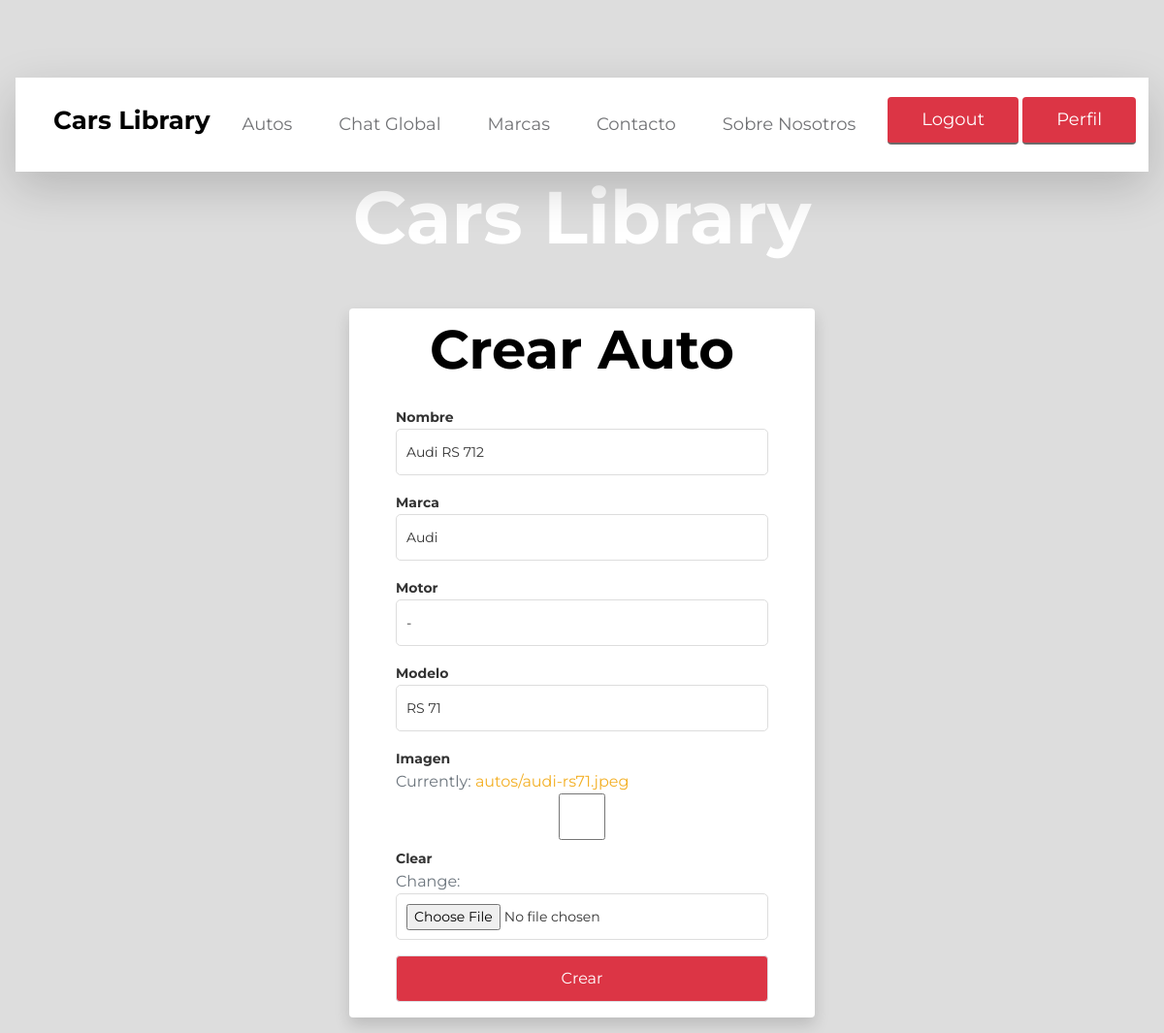
/autos/autos/actualizar/14 (signed in), run on the app's committed database.
### PaginaAutos/models.py (models this page shows)
class Auto(models.Model):
    nombre = models.CharField(max_length=100)
    marca = models.CharField(max_length=100)
    modelo = models.CharField(max_length=100)
    motor = models.CharField(max_length=100)
    imagen = models.ImageField(upload_to="autos", null=True, blank=True)

### PaginaAutos/views.py (the view)
# urls.py: path('autos/actualizar/<pk>', AutosUpdate.as_view(), name="autos-update"),
class AutosUpdate(PermissionRequiredMixin, UpdateView):
    permission_required = 'can_change_imagen_auto'
    model= Auto
    success_url = '/autos/modelos'
    fields = ['nombre', 'marca', 'motor', 'modelo', 'imagen']

### PaginaAutos/templates/PaginaAutos/auto_form.html (shortened to what this page needs)
{% extends 'PaginaAutos/index.html'%}
{% block contenido %}
{% load static %}
<form method="post" enctype="multipart/form-data">
    <link rel="stylesheet" href="{% static 'PaginaAutos/css/formularios.css' %}">
    <div class="d-flex justify-content-center align-items-center">
        <div class="pe-5 ps-5 rounded bg-white text-secondary shadow" style="width: 30rem">
            <center><h2 class="text-black">Crear Auto</h2></center>
            {% for field in form %}
            <div class="mt-3">
                <label>{{ field.label }}</label><br>
                {{ field }}
            </div>
            {% endfor %}
            <div class="d-flex gap-2 justify-content-center mt-3 mb-3">
                <input type="submit" class="btn btn-danger border" value="Crear">
            </div>
        </div>
    </div>
</form>
{% endblock %}

### PaginaAutos/static/PaginaAutos/css/tooplate-crispy-kitchen.css (style rules this page uses)
:root { --white-color: #FFFFFF; --primary-color: #f44749; --secondary-color: #f3af24; --section-bg-color: #F9F9F9; --dark-color: #000000; --title-color: #565758; --news-title-color: #292828; --p-color: #717275; --border-color: #eaeaea; --border-radius-default: .25rem; --body-font-family: 'Montserrat', sans-serif; --h1-font-size: 76px; --h2-font-size: 56px; --h3-font-size: 42px; --h4-font-size: 28px; --h5-font-size: 26px; --h6-font-size: 22px; --p-font-size: 18px; --menu-font-size: 18px; --category-font-size: 14px; --font-weight-light: 300; --font-weight-normal: 400; --font-weight-semibold: 600; --font-weight-bold: 700; }
body { background: var(--white-color); font-family: var(--body-font-family); position: relative; }
h2, h3, h4, h5, h6 { color: var(--dark-color); line-height: inherit; }
h1, h2, h3, h4, h5, h6 { font-weight: var(--font-weight-semibold); }
h1, h2 { font-weight: var(--font-weight-bold); }
h2 { font-size: var(--h2-font-size); }
a, button { touch-action: manipulation; transition: all 0.3s; }
a { color: var(--secondary-color); text-decoration: none; }
.btn-danger, .btn-success { border-bottom: 2px solid #6c6a6a; }

### PaginaAutos/static/PaginaAutos/css/formularios.css (style rules this page uses)
form { width: 100%; }
label { color: #333; font-size: 14px; font-weight: bold; }
input { background-color: #fff; border: 1px solid #ddd; border-radius: 5px; box-shadow: none; color: #333; font-size: 14px; height: 48px; padding: 10px; width: 100%; transition: border-color .15s ease-in-out,box-shadow .15s ease-in-out; }

### PaginaAutos/templates/PaginaAutos/index.html (style rules this page uses)
body { background-color: #ddd; padding: 80px 16px 16px 16px; }

### data on the page
Auto: form "Audi RS 712" "Audi" "-" "RS 71"

### other printed values
{{ field.label }} "Nombre" "Marca" "Motor" "Modelo" "Imagen"
